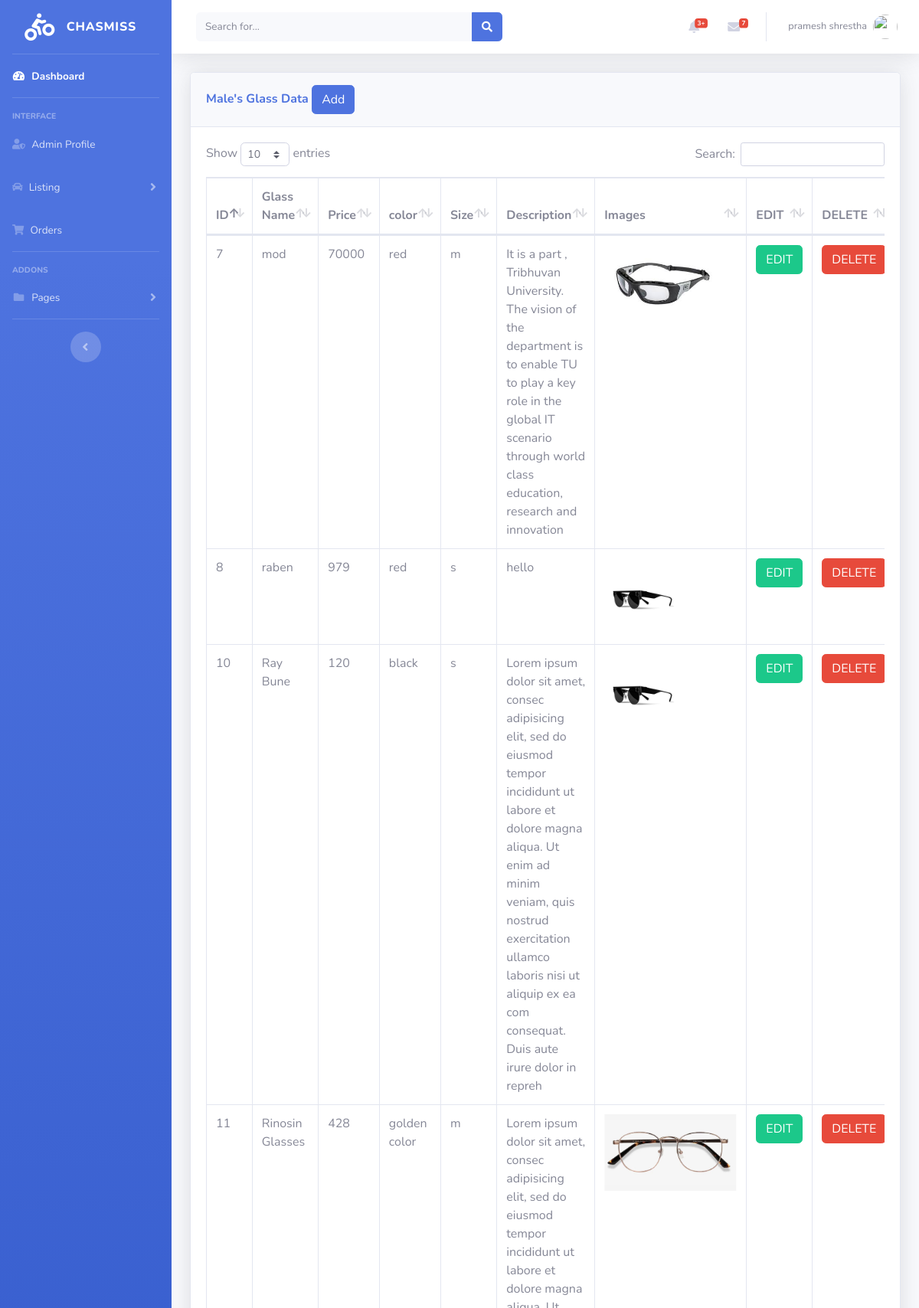
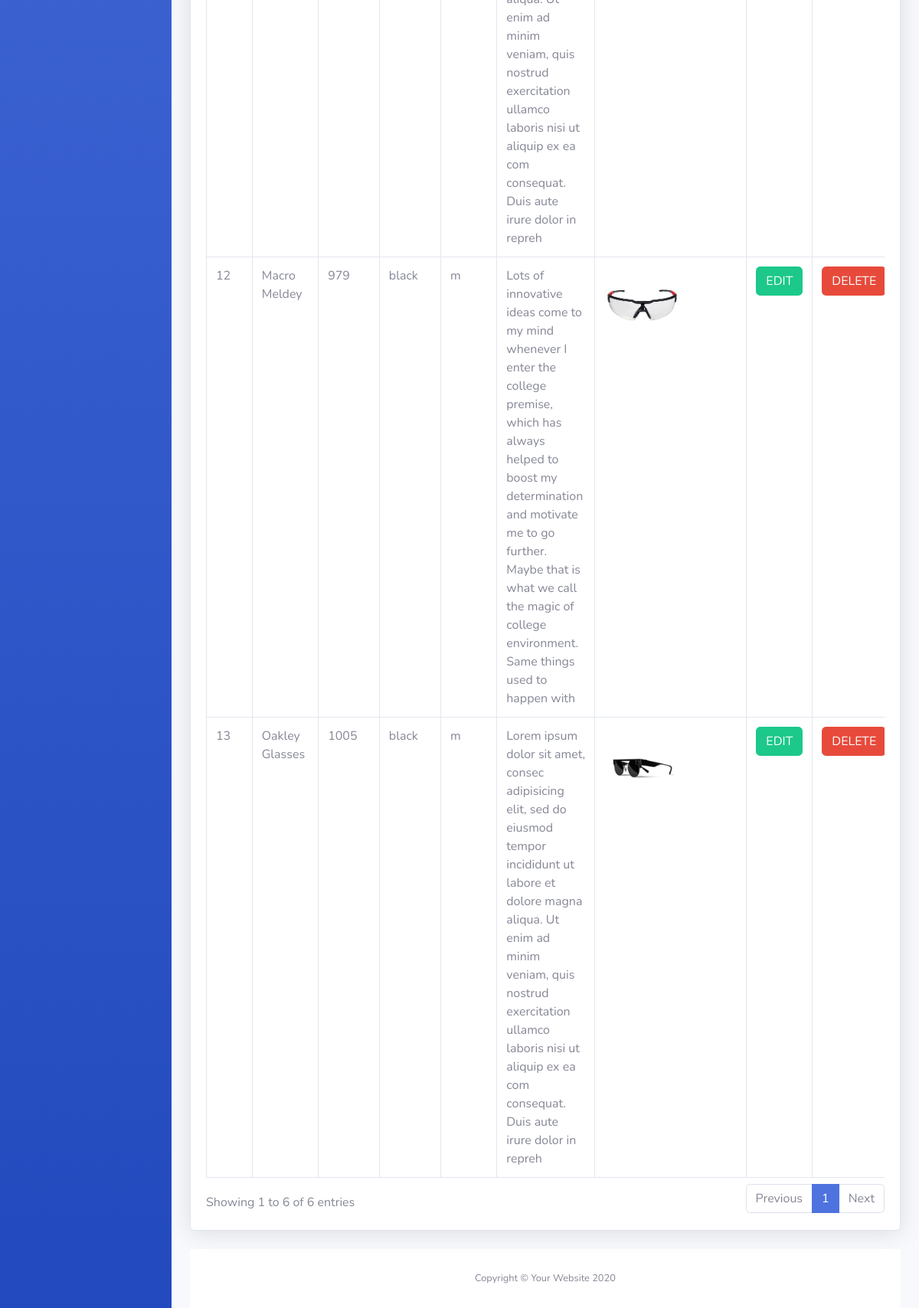
Page /admin/male-list.php (signed in) on the committed database (2 pictures, top to bottom).
### tables this page shows
CREATE TABLE `glass` (
  `glass_id` int(11) NOT NULL,
  `gname` varchar(255) NOT NULL,
  `price` varchar(100) NOT NULL,
  `gender` varchar(20) NOT NULL,
  `color` varchar(25) NOT NULL,
  `size` varchar(30) NOT NULL,
  `description` varchar(255) NOT NULL,
  `image` varchar(255) NOT NULL
);

### admin/male-list.php (the view, shortened to what this page needs)
<?php
include('includes/header.php');
include('includes/navbar.php');
include('includes/database/dbconfig.php');
?>
<div class="container-fluid">
<div class="card shadow mb-4">
  <div class="card-header py-3">
    <h6 class="m-0 font-weight-bold text-primary"> Male's Glass Data
            <button type="button" class="btn btn-primary" data-toggle="modal" data-target="#addadminprofile">
              Add
            </button>
    </h6>
  </div>
  <div class="card-body">
    <div class="table-responsive">
    <?php
                $query = "SELECT * FROM glass where gender='male'";
                $query_run = mysqli_query($connection, $query);
            ?>
      <table class="table table-bordered" id="dataTable" width="100%" cellspacing="0">
        <thead>
          <tr>
            <th> ID </th>
            <th>Glass Name </th>
            <th>Price</th>
            <th>color</th>
            <th>Size</th>
            <th>Description</th>
            <th>Images</th>
            <th>EDIT </th>
            <th>DELETE </th>
          </tr>
        </thead>
        <tbody>
                    <?php
                            if(mysqli_num_rows($query_run) > 0)
                            {
                                while($row = mysqli_fetch_assoc($query_run))
                                {
                        ?>
                            <tr>
                                <td><?php  echo $row['glass_id']; ?></td>
                                <td><?php  echo $row['gname']; ?></td>
                                <td><?php  echo $row['price']; ?></td>
                                <td><?php  echo $row['color']; ?></td>
                                <td><?php  echo $row['size']; ?></td>
                                <td><?php  echo $row['description']; ?></td>
                                <td><img src="<?php echo '../assets/images/product/all/'.$row['image']; ?>" height="100px"></td>
                                <td>
                                    <form action="male-list-edit.php" method="post">
                                        <button type="submit" name="edit_btn" class="btn btn-success"> EDIT</button>
                                    </form>
                                </td>
                                <td>
                                    <form action="male-list-code.php" method="post">
                                        <button type="submit" name="delete_btn" class="btn btn-danger"> DELETE</button>
                                    </form>
                                </td>
                            </tr>
                        <?php
                            }
                        }
                        else {
                            echo "No Record Found";
                        }
                        ?>
        </tbody>
      </table>
    </div>
  </div>
</div>
<?php
include('includes/footer.php');
?>

### rows in the picture
glass: glass_id "7", gname "mod", price "70000", color "red", size "m", description "It is a part , Tribhuvan University. The vision of the department is to enable TU to play a key role in the global IT scenario through world class education, research and innovation", image (picture)
glass: glass_id "8", gname "raben", price "979", color "red", size "s", description "hello", image (picture)
glass: glass_id "10", gname "Ray Bune", price "120", color "black", size "s", description "Lorem ipsum dolor sit amet, consec adipisicing elit, sed do eiusmod tempor incididunt ut labore et dolore magna aliqua. Ut enim ad minim veniam, quis nostrud exercitation ullamco laboris nisi ut aliquip ex ea com consequat. Duis aute irure dolor in repreh", image (picture)
glass: glass_id "11", gname "Rinosin Glasses", price "428", color "golden color", size "m", description "Lorem ipsum dolor sit amet, consec adipisicing elit, sed do eiusmod tempor incididunt ut labore et dolore magna aliqua. Ut enim ad minim veniam, quis nostrud exercitation ullamco laboris nisi ut aliquip ex ea com consequat. Duis aute irure dolor in repreh", image (picture)
glass: glass_id "12", gname "Macro Meldey", price "979", color "black", size "m", description "Lots of innovative ideas come to my mind whenever I enter the college premise, which has always helped to boost my determination and motivate me to go further. Maybe that is what we call the magic of college environment. Same things used to happen with", image (picture)
glass: glass_id "13", gname "Oakley Glasses", price "1005", color "black", size "m", description "Lorem ipsum dolor sit amet, consec adipisicing elit, sed do eiusmod tempor incididunt ut labore et dolore magna aliqua. Ut enim ad minim veniam, quis nostrud exercitation ullamco laboris nisi ut aliquip ex ea com consequat. Duis aute irure dolor in repreh", image (picture)

### other values in the picture
$_SESSION['username'] "pramesh shrestha"
